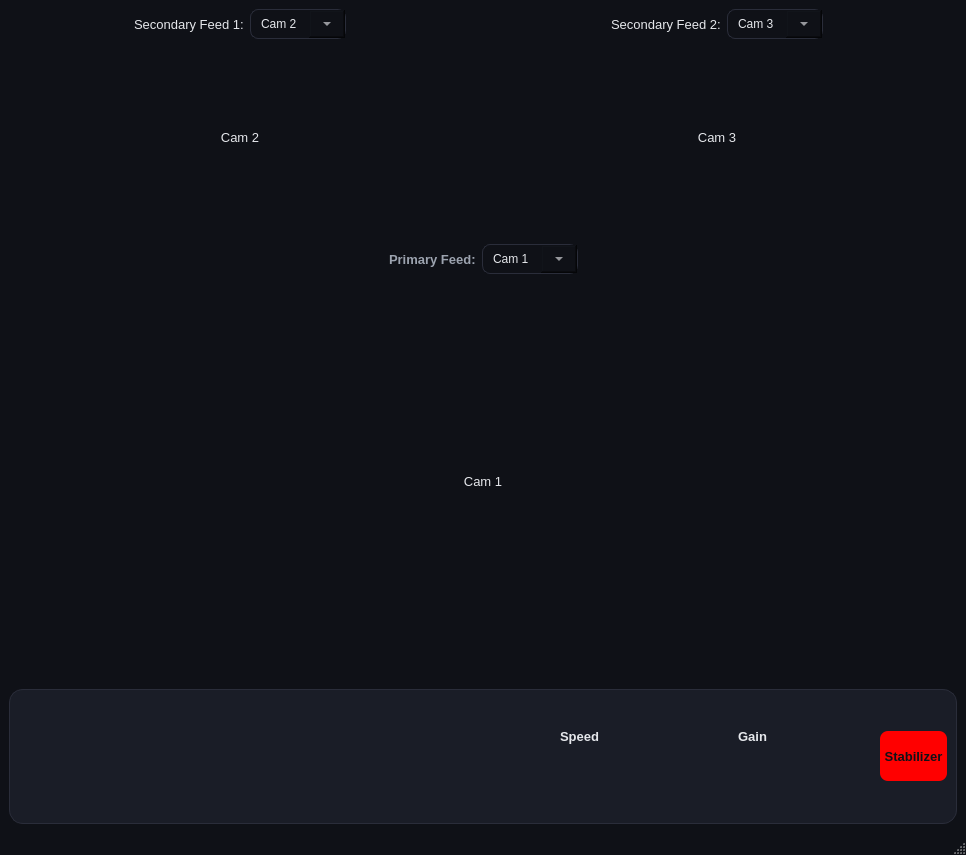
<?xml version="1.0" encoding="UTF-8"?>
<ui version="4.0">
 <class>Pilot_Window</class>
 <widget class="QMainWindow" name="Pilot_Window">
  <property name="geometry">
   <rect>
    <x>0</x>
    <y>0</y>
    <width>966</width>
    <height>855</height>
   </rect>
  </property>
  <property name="windowTitle">
   <string>MainWindow</string>
  </property>
  <property name="styleSheet">
   <string notr="true">QMainWindow {
    background-color: #0f1117;
}

QFrame#frame {
    background-color: #1a1d27;
    border: 1px solid #2a2d3a;
    border-radius: 14px;
}

/* Labels */
QLabel {
    color: #e5e7eb;
    font-size: 13px;
}

QLabel#prim_feed_label {
    color: #9ca3af;
    font-weight: 600;
}

QLabel#Stabilizer_label {
    background-color: #00c8ff;
    color: #0f1117;
    font-weight: bold;
    border-radius: 8px;
}

/* ComboBox */
QComboBox {
    background-color: #0f1117;
    color: #e5e7eb;
    border: 1px solid #2a2d3a;
    border-radius: 8px;
    padding: 6px 10px;
}

QComboBox:hover {
    border: 1px solid #00c8ff;
}

QComboBox QAbstractItemView {
    background-color: #1a1d27;
    color: #e5e7eb;
    selection-background-color: #003a47;
    selection-color: #00c8ff;
}

QComboBox::drop-down {
    width: 36px;
}

/* Buttons */
QPushButton {
    background-color: #00c8ff;
    color: #0f1117;
    border-radius: 8px;
    padding: 6px 10px;
    font-weight: 600;
}

QPushButton:hover {
    background-color: #33d4ff;
}

QPushButton:pressed {
    background-color: #0099cc;
}

/* LCD */
QLCDNumber {
    background-color: #0f1117;
    color: #00c8ff;
    border: 1px solid #2a2d3a;
    border-radius: 8px;
}

/* Frames inside UI */
QFrame {
    background-color: transparent;
}</string>
  </property>
  <widget class="QWidget" name="centralwidget">
   <layout class="QVBoxLayout" name="verticalLayout_8">
    <item>
     <layout class="QVBoxLayout" name="verticalLayout_2" stretch="10">
      <item>
       <layout class="QVBoxLayout" name="verticalLayout_5" stretch="1,0,2,0">
        <item>
         <layout class="QHBoxLayout" name="horizontalLayout_3">
          <item>
           <layout class="QVBoxLayout" name="verticalLayout_3" stretch="0,6">
            <item>
             <layout class="QHBoxLayout" name="horizontalLayout_4">
              <item>
               <spacer name="horizontalSpacer_5">
                <property name="orientation">
                 <enum>Qt::Orientation::Horizontal</enum>
                </property>
                <property name="sizeHint" stdset="0">
                 <size>
                  <width>40</width>
                  <height>20</height>
                 </size>
                </property>
               </spacer>
              </item>
              <item>
               <widget class="QLabel" name="sec_feed1_label">
                <property name="text">
                 <string>Secondary Feed 1:</string>
                </property>
               </widget>
              </item>
              <item>
               <widget class="QComboBox" name="box2">
                <property name="currentIndex">
                 <number>1</number>
                </property>
                <item>
                 <property name="text">
                  <string>Cam 1</string>
                 </property>
                </item>
                <item>
                 <property name="text">
                  <string>Cam 2</string>
                 </property>
                </item>
                <item>
                 <property name="text">
                  <string>Cam 3</string>
                 </property>
                </item>
                <item>
                 <property name="text">
                  <string>Cam 4</string>
                 </property>
                </item>
               </widget>
              </item>
              <item>
               <spacer name="horizontalSpacer_6">
                <property name="orientation">
                 <enum>Qt::Orientation::Horizontal</enum>
                </property>
                <property name="sizeHint" stdset="0">
                 <size>
                  <width>40</width>
                  <height>20</height>
                 </size>
                </property>
               </spacer>
              </item>
             </layout>
            </item>
            <item>
             <widget class="QLabel" name="Cam2">
              <property name="sizePolicy">
               <sizepolicy hsizetype="Expanding" vsizetype="Expanding">
                <horstretch>0</horstretch>
                <verstretch>0</verstretch>
               </sizepolicy>
              </property>
              <property name="text">
               <string>Cam 2</string>
              </property>
              <property name="alignment">
               <set>Qt::AlignmentFlag::AlignCenter</set>
              </property>
             </widget>
            </item>
           </layout>
          </item>
          <item>
           <widget class="QFrame" name="frame_3">
            <property name="frameShape">
             <enum>QFrame::Shape::VLine</enum>
            </property>
            <property name="frameShadow">
             <enum>QFrame::Shadow::Raised</enum>
            </property>
           </widget>
          </item>
          <item>
           <layout class="QVBoxLayout" name="verticalLayout_4" stretch="0,6">
            <item>
             <layout class="QHBoxLayout" name="horizontalLayout_5">
              <item>
               <spacer name="horizontalSpacer_3">
                <property name="orientation">
                 <enum>Qt::Orientation::Horizontal</enum>
                </property>
                <property name="sizeHint" stdset="0">
                 <size>
                  <width>40</width>
                  <height>20</height>
                 </size>
                </property>
               </spacer>
              </item>
              <item>
               <widget class="QLabel" name="sec_feed2_label">
                <property name="text">
                 <string>Secondary Feed 2:</string>
                </property>
               </widget>
              </item>
              <item>
               <widget class="QComboBox" name="box3">
                <property name="currentIndex">
                 <number>2</number>
                </property>
                <item>
                 <property name="text">
                  <string>Cam 1</string>
                 </property>
                </item>
                <item>
                 <property name="text">
                  <string>Cam 2</string>
                 </property>
                </item>
                <item>
                 <property name="text">
                  <string>Cam 3</string>
                 </property>
                </item>
                <item>
                 <property name="text">
                  <string>Cam 4</string>
                 </property>
                </item>
               </widget>
              </item>
              <item>
               <spacer name="horizontalSpacer_4">
                <property name="orientation">
                 <enum>Qt::Orientation::Horizontal</enum>
                </property>
                <property name="sizeHint" stdset="0">
                 <size>
                  <width>40</width>
                  <height>20</height>
                 </size>
                </property>
               </spacer>
              </item>
             </layout>
            </item>
            <item>
             <widget class="QLabel" name="Cam3">
              <property name="sizePolicy">
               <sizepolicy hsizetype="Expanding" vsizetype="Expanding">
                <horstretch>0</horstretch>
                <verstretch>0</verstretch>
               </sizepolicy>
              </property>
              <property name="text">
               <string>Cam 3</string>
              </property>
              <property name="alignment">
               <set>Qt::AlignmentFlag::AlignCenter</set>
              </property>
             </widget>
            </item>
           </layout>
          </item>
          <item>
           <widget class="QFrame" name="frame_4">
            <property name="frameShape">
             <enum>QFrame::Shape::VLine</enum>
            </property>
            <property name="frameShadow">
             <enum>QFrame::Shadow::Raised</enum>
            </property>
           </widget>
          </item>
         </layout>
        </item>
        <item>
         <widget class="QFrame" name="frame_5">
          <property name="frameShape">
           <enum>QFrame::Shape::HLine</enum>
          </property>
          <property name="frameShadow">
           <enum>QFrame::Shadow::Raised</enum>
          </property>
         </widget>
        </item>
        <item>
         <layout class="QVBoxLayout" name="verticalLayout_7" stretch="0,6">
          <item>
           <layout class="QHBoxLayout" name="horizontalLayout_7">
            <item>
             <spacer name="horizontalSpacer_7">
              <property name="orientation">
               <enum>Qt::Orientation::Horizontal</enum>
              </property>
              <property name="sizeHint" stdset="0">
               <size>
                <width>40</width>
                <height>20</height>
               </size>
              </property>
             </spacer>
            </item>
            <item>
             <widget class="QLabel" name="prim_feed_label">
              <property name="text">
               <string>Primary Feed:</string>
              </property>
             </widget>
            </item>
            <item>
             <widget class="QComboBox" name="box1">
              <item>
               <property name="text">
                <string>Cam 1</string>
               </property>
              </item>
              <item>
               <property name="text">
                <string>Cam 2</string>
               </property>
              </item>
              <item>
               <property name="text">
                <string>Cam 3</string>
               </property>
              </item>
              <item>
               <property name="text">
                <string>Cam 4</string>
               </property>
              </item>
             </widget>
            </item>
            <item>
             <spacer name="horizontalSpacer_8">
              <property name="orientation">
               <enum>Qt::Orientation::Horizontal</enum>
              </property>
              <property name="sizeHint" stdset="0">
               <size>
                <width>40</width>
                <height>20</height>
               </size>
              </property>
             </spacer>
            </item>
           </layout>
          </item>
          <item>
           <widget class="QLabel" name="Cam1">
            <property name="sizePolicy">
             <sizepolicy hsizetype="Expanding" vsizetype="Expanding">
              <horstretch>0</horstretch>
              <verstretch>0</verstretch>
             </sizepolicy>
            </property>
            <property name="maximumSize">
             <size>
              <width>16777215</width>
              <height>16777215</height>
             </size>
            </property>
            <property name="text">
             <string>Cam 1</string>
            </property>
            <property name="alignment">
             <set>Qt::AlignmentFlag::AlignCenter</set>
            </property>
           </widget>
          </item>
         </layout>
        </item>
        <item>
         <widget class="QFrame" name="frame">
          <property name="sizePolicy">
           <sizepolicy hsizetype="Expanding" vsizetype="Maximum">
            <horstretch>0</horstretch>
            <verstretch>0</verstretch>
           </sizepolicy>
          </property>
          <property name="maximumSize">
           <size>
            <width>16777215</width>
            <height>150</height>
           </size>
          </property>
          <property name="frameShape">
           <enum>QFrame::Shape::StyledPanel</enum>
          </property>
          <property name="frameShadow">
           <enum>QFrame::Shadow::Raised</enum>
          </property>
          <layout class="QHBoxLayout" name="horizontalLayout_6">
           <item>
            <layout class="QHBoxLayout" name="horizontalLayout_2">
             <item>
              <widget class="QLabel" name="label">
               <property name="sizePolicy">
                <sizepolicy hsizetype="Fixed" vsizetype="Fixed">
                 <horstretch>0</horstretch>
                 <verstretch>0</verstretch>
                </sizepolicy>
               </property>
               <property name="maximumSize">
                <size>
                 <width>50</width>
                 <height>50</height>
                </size>
               </property>
               <property name="text">
                <string/>
               </property>
               <property name="pixmap">
                <pixmap resource="../resources.qrc">:/Front/icons/circle.png</pixmap>
               </property>
               <property name="scaledContents">
                <bool>true</bool>
               </property>
              </widget>
             </item>
             <item>
              <spacer name="horizontalSpacer">
               <property name="orientation">
                <enum>Qt::Orientation::Horizontal</enum>
               </property>
               <property name="sizeHint" stdset="0">
                <size>
                 <width>40</width>
                 <height>20</height>
                </size>
               </property>
              </spacer>
             </item>
             <item>
              <layout class="QVBoxLayout" name="verticalLayout">
               <item>
                <widget class="QLabel" name="thrustup_label">
                 <property name="sizePolicy">
                  <sizepolicy hsizetype="Fixed" vsizetype="Fixed">
                   <horstretch>0</horstretch>
                   <verstretch>0</verstretch>
                  </sizepolicy>
                 </property>
                 <property name="minimumSize">
                  <size>
                   <width>60</width>
                   <height>50</height>
                  </size>
                 </property>
                 <property name="maximumSize">
                  <size>
                   <width>60</width>
                   <height>50</height>
                  </size>
                 </property>
                 <property name="text">
                  <string/>
                 </property>
                 <property name="pixmap">
                  <pixmap resource="../resources.qrc">:/Front/icons/light_green.png</pixmap>
                 </property>
                 <property name="scaledContents">
                  <bool>true</bool>
                 </property>
                </widget>
               </item>
               <item>
                <widget class="QFrame" name="frame_2">
                 <property name="frameShape">
                  <enum>QFrame::Shape::HLine</enum>
                 </property>
                 <property name="frameShadow">
                  <enum>QFrame::Shadow::Raised</enum>
                 </property>
                </widget>
               </item>
               <item>
                <widget class="QLabel" name="thrustdown_label">
                 <property name="sizePolicy">
                  <sizepolicy hsizetype="Fixed" vsizetype="Fixed">
                   <horstretch>0</horstretch>
                   <verstretch>0</verstretch>
                  </sizepolicy>
                 </property>
                 <property name="minimumSize">
                  <size>
                   <width>60</width>
                   <height>50</height>
                  </size>
                 </property>
                 <property name="maximumSize">
                  <size>
                   <width>60</width>
                   <height>50</height>
                  </size>
                 </property>
                 <property name="text">
                  <string/>
                 </property>
                 <property name="pixmap">
                  <pixmap resource="../resources.qrc">:/Front/icons/light_red.png</pixmap>
                 </property>
                 <property name="scaledContents">
                  <bool>true</bool>
                 </property>
                </widget>
               </item>
              </layout>
             </item>
             <item>
              <spacer name="horizontalSpacer_2">
               <property name="orientation">
                <enum>Qt::Orientation::Horizontal</enum>
               </property>
               <property name="sizeHint" stdset="0">
                <size>
                 <width>40</width>
                 <height>20</height>
                </size>
               </property>
              </spacer>
             </item>
             <item>
              <layout class="QVBoxLayout" name="verticalLayout_6" stretch="0,0">
               <item>
                <widget class="QLabel" name="acw_label">
                 <property name="sizePolicy">
                  <sizepolicy hsizetype="Maximum" vsizetype="Maximum">
                   <horstretch>0</horstretch>
                   <verstretch>0</verstretch>
                  </sizepolicy>
                 </property>
                 <property name="maximumSize">
                  <size>
                   <width>100</width>
                   <height>100</height>
                  </size>
                 </property>
                 <property name="text">
                  <string/>
                 </property>
                 <property name="pixmap">
                  <pixmap resource="../resources.qrc">:/Front/icons/acw_arrow.png</pixmap>
                 </property>
                 <property name="scaledContents">
                  <bool>true</bool>
                 </property>
                </widget>
               </item>
               <item>
                <widget class="QLabel" name="cw_label">
                 <property name="sizePolicy">
                  <sizepolicy hsizetype="Maximum" vsizetype="Maximum">
                   <horstretch>0</horstretch>
                   <verstretch>0</verstretch>
                  </sizepolicy>
                 </property>
                 <property name="maximumSize">
                  <size>
                   <width>100</width>
                   <height>100</height>
                  </size>
                 </property>
                 <property name="text">
                  <string/>
                 </property>
                 <property name="pixmap">
                  <pixmap resource="../resources.qrc">:/Front/icons/cw_arrow.png</pixmap>
                 </property>
                 <property name="scaledContents">
                  <bool>true</bool>
                 </property>
                </widget>
               </item>
              </layout>
             </item>
             <item>
              <spacer name="horizontalSpacer_9">
               <property name="orientation">
                <enum>Qt::Orientation::Horizontal</enum>
               </property>
               <property name="sizeHint" stdset="0">
                <size>
                 <width>40</width>
                 <height>20</height>
                </size>
               </property>
              </spacer>
             </item>
             <item>
              <layout class="QHBoxLayout" name="horizontalLayout">
               <item>
                <widget class="QLabel" name="Hgripper_label">
                 <property name="sizePolicy">
                  <sizepolicy hsizetype="Fixed" vsizetype="Fixed">
                   <horstretch>0</horstretch>
                   <verstretch>0</verstretch>
                  </sizepolicy>
                 </property>
                 <property name="minimumSize">
                  <size>
                   <width>70</width>
                   <height>70</height>
                  </size>
                 </property>
                 <property name="maximumSize">
                  <size>
                   <width>70</width>
                   <height>70</height>
                  </size>
                 </property>
                 <property name="styleSheet">
                  <string notr="true"/>
                 </property>
                 <property name="text">
                  <string/>
                 </property>
                 <property name="pixmap">
                  <pixmap resource="../resources.qrc">:/Front/icons/open_Hgripper.png</pixmap>
                 </property>
                 <property name="scaledContents">
                  <bool>true</bool>
                 </property>
                </widget>
               </item>
               <item>
                <widget class="QLabel" name="Vgripper_label">
                 <property name="sizePolicy">
                  <sizepolicy hsizetype="Fixed" vsizetype="Fixed">
                   <horstretch>0</horstretch>
                   <verstretch>0</verstretch>
                  </sizepolicy>
                 </property>
                 <property name="minimumSize">
                  <size>
                   <width>70</width>
                   <height>70</height>
                  </size>
                 </property>
                 <property name="maximumSize">
                  <size>
                   <width>70</width>
                   <height>70</height>
                  </size>
                 </property>
                 <property name="text">
                  <string/>
                 </property>
                 <property name="pixmap">
                  <pixmap resource="../resources.qrc">:/Front/icons/open_Vgripper.png</pixmap>
                 </property>
                 <property name="scaledContents">
                  <bool>true</bool>
                 </property>
                </widget>
               </item>
              </layout>
             </item>
             <item>
              <spacer name="horizontalSpacer_10">
               <property name="orientation">
                <enum>Qt::Orientation::Horizontal</enum>
               </property>
               <property name="sizeHint" stdset="0">
                <size>
                 <width>40</width>
                 <height>20</height>
                </size>
               </property>
              </spacer>
             </item>
             <item>
              <widget class="CircularProgress" name="Speed_bar" native="true">
               <property name="sizePolicy">
                <sizepolicy hsizetype="Maximum" vsizetype="Maximum">
                 <horstretch>0</horstretch>
                 <verstretch>0</verstretch>
                </sizepolicy>
               </property>
               <property name="minimumSize">
                <size>
                 <width>100</width>
                 <height>100</height>
                </size>
               </property>
               <property name="maximumSize">
                <size>
                 <width>100</width>
                 <height>100</height>
                </size>
               </property>
               <widget class="QLabel" name="label_8">
                <property name="geometry">
                 <rect>
                  <x>0</x>
                  <y>10</y>
                  <width>91</width>
                  <height>41</height>
                 </rect>
                </property>
                <property name="font">
                 <font>
                  <pointsize>-1</pointsize>
                  <bold>true</bold>
                 </font>
                </property>
                <property name="text">
                 <string>Speed</string>
                </property>
                <property name="alignment">
                 <set>Qt::AlignmentFlag::AlignCenter</set>
                </property>
               </widget>
              </widget>
             </item>
             <item>
              <spacer name="horizontalSpacer_11">
               <property name="orientation">
                <enum>Qt::Orientation::Horizontal</enum>
               </property>
               <property name="sizeHint" stdset="0">
                <size>
                 <width>40</width>
                 <height>20</height>
                </size>
               </property>
              </spacer>
             </item>
             <item>
              <widget class="CircularProgress" name="Gain_bar" native="true">
               <property name="sizePolicy">
                <sizepolicy hsizetype="Maximum" vsizetype="Maximum">
                 <horstretch>0</horstretch>
                 <verstretch>0</verstretch>
                </sizepolicy>
               </property>
               <property name="minimumSize">
                <size>
                 <width>100</width>
                 <height>100</height>
                </size>
               </property>
               <property name="maximumSize">
                <size>
                 <width>100</width>
                 <height>100</height>
                </size>
               </property>
               <property name="styleSheet">
                <string notr="true">background-color: transparent;</string>
               </property>
               <widget class="QLabel" name="label_12">
                <property name="geometry">
                 <rect>
                  <x>0</x>
                  <y>10</y>
                  <width>91</width>
                  <height>41</height>
                 </rect>
                </property>
                <property name="font">
                 <font>
                  <pointsize>-1</pointsize>
                  <bold>true</bold>
                 </font>
                </property>
                <property name="text">
                 <string>Gain</string>
                </property>
                <property name="alignment">
                 <set>Qt::AlignmentFlag::AlignCenter</set>
                </property>
               </widget>
              </widget>
             </item>
             <item>
              <spacer name="horizontalSpacer_12">
               <property name="orientation">
                <enum>Qt::Orientation::Horizontal</enum>
               </property>
               <property name="sizeHint" stdset="0">
                <size>
                 <width>40</width>
                 <height>20</height>
                </size>
               </property>
              </spacer>
             </item>
             <item>
              <widget class="QLabel" name="Stabilizer_label">
               <property name="sizePolicy">
                <sizepolicy hsizetype="Expanding" vsizetype="Maximum">
                 <horstretch>0</horstretch>
                 <verstretch>0</verstretch>
                </sizepolicy>
               </property>
               <property name="minimumSize">
                <size>
                 <width>0</width>
                 <height>0</height>
                </size>
               </property>
               <property name="maximumSize">
                <size>
                 <width>16777215</width>
                 <height>50</height>
                </size>
               </property>
               <property name="font">
                <font>
                 <pointsize>-1</pointsize>
                 <bold>true</bold>
                </font>
               </property>
               <property name="styleSheet">
                <string notr="true">background-color: rgb(255, 0, 0);</string>
               </property>
               <property name="text">
                <string>Stabilizer</string>
               </property>
               <property name="alignment">
                <set>Qt::AlignmentFlag::AlignCenter</set>
               </property>
              </widget>
             </item>
            </layout>
           </item>
          </layout>
         </widget>
        </item>
       </layout>
      </item>
     </layout>
    </item>
   </layout>
  </widget>
  <widget class="QStatusBar" name="statusbar"/>
 </widget>
 <customwidgets>
  <customwidget>
   <class>CircularProgress</class>
   <extends>QWidget</extends>
   <header>circularprogress.h</header>
   <container>1</container>
  </customwidget>
 </customwidgets>
 <resources>
  <include location="../resources.qrc"/>
 </resources>
 <connections/>
</ui>
